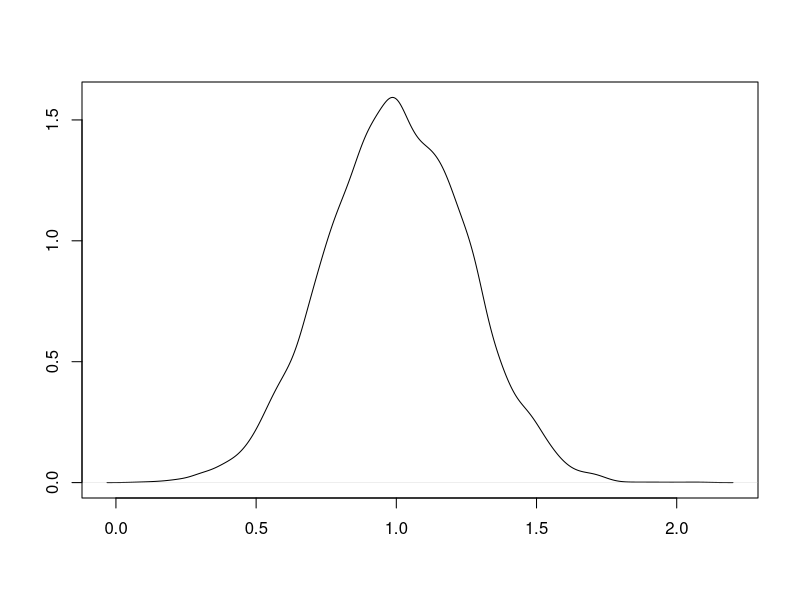

This chart was generated by the following R code:
## ---- chunk 1

x<-rnorm(n=10000, mean=1, sd=.25)
plot(density(x), type='l', main='', ylab='', xlab='')
## ---- chunk 2
name <- "madeline"
## ---- chunk 3
print("Potatos have no bones")
## ---- chunk 4
print("Studies show potatos are made up of 14 mg calcium")

print("For a 213g potato that is 0.000066% percent calcium! Not enough for bones...")
